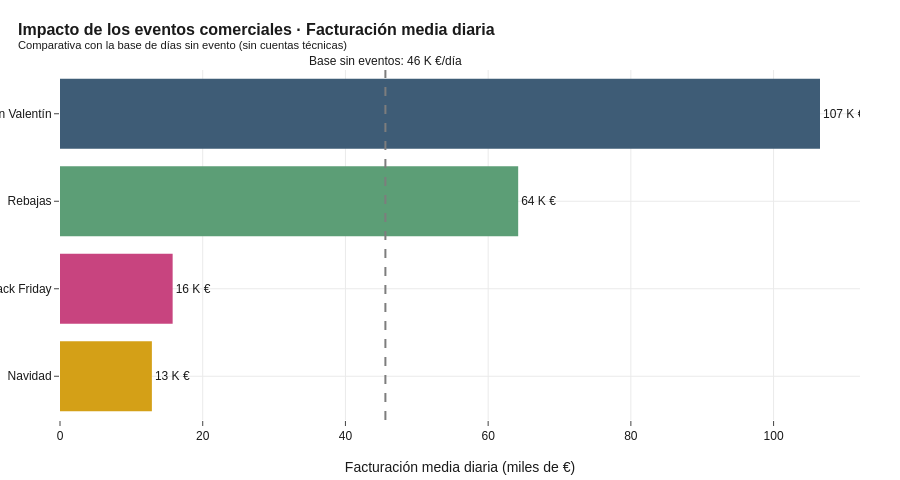

The notebook cell saved with this chart:
### Code cell
# 2.3 Impacto de eventos comerciales
eventos = con.execute("""
    SELECT 
        CASE
            WHEN t.es_black_friday = TRUE  THEN 'Black Friday'
            WHEN t.es_san_valentin = TRUE  THEN 'San Valentín'
            WHEN t.es_navidad = TRUE       THEN 'Navidad'
            WHEN t.es_rebajas = TRUE       THEN 'Rebajas'
            ELSE 'Días sin evento'
        END AS evento,
        COUNT(*) AS num_operaciones,
        SUM(vm.importe_total_con_descuento) AS facturacion,
        AVG(vm.importe_total_con_descuento) AS ticket_medio,
        COUNT(DISTINCT vm.fecha_venta) AS num_dias
    FROM silver.ventas_minoristas vm
    INNER JOIN silver.tiempo t ON vm.fecha_venta = t.fecha
    WHERE vm.es_devolucion = FALSE
      AND vm.id_cliente NOT IN ('5728', '30942', '30957')
    GROUP BY evento
    ORDER BY facturacion DESC
""").fetchdf()

eventos["facturacion_diaria_media"] = eventos["facturacion"] / eventos["num_dias"]

print("IMPACTO DE LOS EVENTOS COMERCIALES (cartera sin cuentas técnicas)")
print("=" * 75)
for _, row in eventos.iterrows():
    print(f"   {row['evento']:<18s}  {row['num_dias']:>4} días  {fmt_es(row['facturacion']/1e3, 0):>8s} K €  "
          f"Facturación/día: {fmt_es(row['facturacion_diaria_media']/1e3, 0):>6s} K €")

# Excluimos "Días sin evento" del gráfico para foco en eventos
eventos_solo = eventos[eventos["evento"] != "Días sin evento"].sort_values("facturacion_diaria_media", ascending=True)

fig = go.Figure(go.Bar(
    x=eventos_solo["facturacion_diaria_media"] / 1e3,
    y=eventos_solo["evento"],
    orientation="h",
    marker=dict(color=[COLOR_DESTACAR, COLOR_NACIONAL, COLOR_POSITIVO, COLOR_INTERNACIONAL][:len(eventos_solo)]),
    text=eventos_solo["facturacion_diaria_media"].apply(lambda v: f"{v/1e3:.0f} K €"),
    textposition="outside",
    hovertemplate="<b>%{y}</b><br>Facturación media/día: %{x:.1f} K €<extra></extra>",
))
# Línea de referencia: facturación media diaria en días sin evento
ref = eventos[eventos["evento"] == "Días sin evento"]["facturacion_diaria_media"].iloc[0] / 1e3
fig.add_vline(x=ref, line_dash="dash", line_color=COLOR_NEUTRO,
              annotation_text=f"Base sin eventos: {ref:.0f} K €/día",
              annotation_position="top")

fig.update_layout(
    title=dict(text="<b>Impacto de los eventos comerciales · Facturación media diaria</b><br><sup>Comparativa con la base de días sin evento (sin cuentas técnicas)</sup>"),
    xaxis_title="Facturación media diaria (miles de €)",
    yaxis_title="",
    height=480, showlegend=False,
)
guardar_y_mostrar(fig, "03_impacto_eventos_comerciales")

### Figure 1 — Plotly figure (JSON) as saved in the notebook; plotly's stock layout.template omitted (floating-point values rounded to 4 significant figures)
{"data": [{"hovertemplate": "<b>%{y}</b><br>Facturación media/día: %{x:.1f} K €<extra></extra>", "marker": {"color": ["#D4A017", "#C8447F", "#5C9E76", "#3E5C76"]}, "orientation": "h", "text": ["13 K €", "16 K €", "64 K €", "107 K €"], "textposition": "outside", "type": "bar", "x": [12.88, 15.79, 64.21, 106.5], "y": ["Navidad", "Black Friday", "Rebajas", "San Valentín"]}], "layout": {"annotations": [{"showarrow": false, "text": "Base sin eventos: 46 K €/día", "x": 45.6, "xanchor": "center", "xref": "x", "y": 1, "yanchor": "bottom", "yref": "y domain"}], "height": 480, "shapes": [{"line": {"color": "#7D7D7D", "dash": "dash"}, "type": "line", "x0": 45.6, "x1": 45.6, "xref": "x", "y0": 0, "y1": 1, "yref": "y domain"}], "showlegend": false, "title": {"text": "<b>Impacto de los eventos comerciales · Facturación media diaria</b><br><sup>Comparativa con la base de días sin evento (sin cuentas técnicas)</sup>"}, "xaxis": {"title": {"text": "Facturación media diaria (miles de €)"}}, "yaxis": {"title": {"text": ""}}}}
